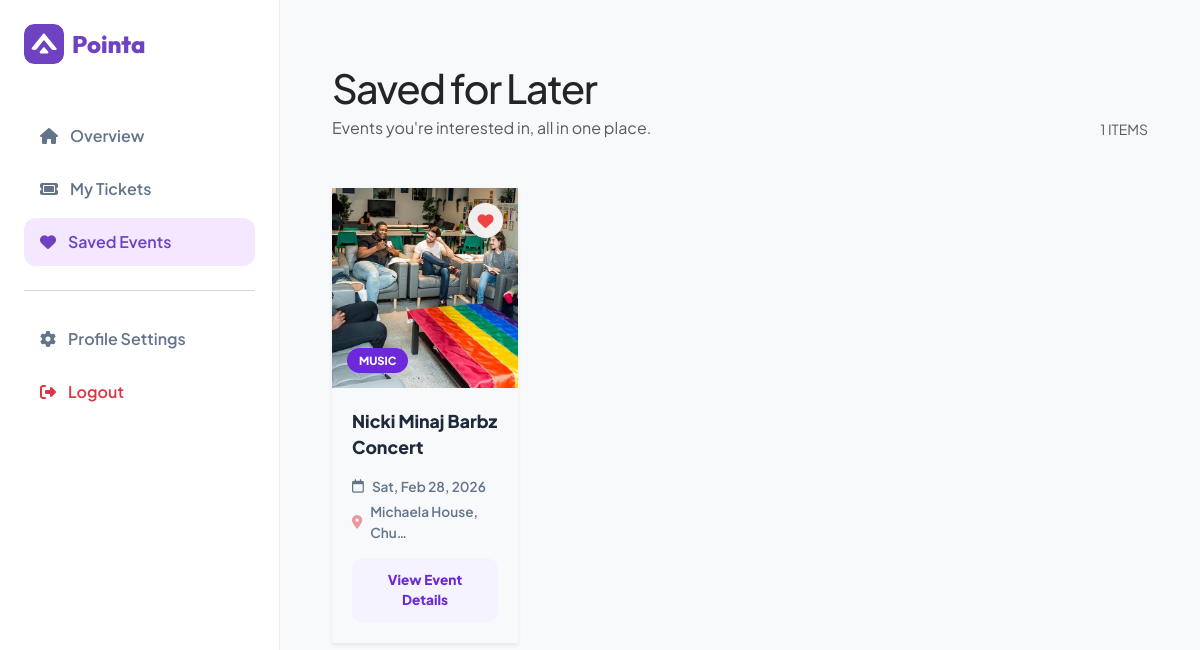
Screenshot of /saved_events/ (signed in) with the database file from the repository.
### events/models.py (models this page shows, shortened)
class SavedEvent(models.Model):
    user = models.ForeignKey(
        User,
        on_delete=models.CASCADE  # If user deletes account, saved events delete too
    )
    event = models.ForeignKey(
        'Event',   # We use string reference to avoid circular import
        on_delete=models.CASCADE
    )
    created_at = models.DateTimeField(auto_now_add=True)
    class Meta:
        unique_together = ('user', 'event')

class Event(models.Model):
    organizer = models.ForeignKey(
        Organizer,
        on_delete=models.CASCADE,
        related_name="events"
    )
    category = models.ForeignKey(
        Category,
        on_delete=models.SET_NULL,
        null=True,
        related_name="events"
    )
    title = models.CharField(max_length=200)
    description = models.TextField(blank=True)
    date = models.DateField()
    start_time = models.TimeField(default=datetime.time(9, 0))  # 09:00 AM
    end_time = models.TimeField(default=datetime.time(17, 0))  # 05:00 PM
    venue = models.CharField(max_length=255, blank=True)
    STATE_CHOICES = [
        ("lagos", "Lagos"),
        ("abuja", "Abuja (FCT)"),
    ]
    state = models.CharField(
        max_length=20,
        choices=STATE_CHOICES
    )
    city = models.CharField(max_length=100, blank=True)
    image = models.ImageField(
        upload_to="events/",
        blank=True,
        null=True
    )
    STATUS_CHOICES = [
        ("active", "Active"),
        ("cancelled", "Cancelled"),
        ("completed", "Completed"),
    ]
    status = models.CharField(
        max_length=10,
        choices=STATUS_CHOICES,
        default="active"
    )
    EVENT_TYPE_CHOICES = [
    ("physical", "Physical Event"),
    ("online", "Online Event"),
    ("hybrid", "Hybrid Event"),
    ]
    event_type = models.CharField(
        max_length=10,
        choices=EVENT_TYPE_CHOICES,
        default="physical"
    )
    created_at = models.DateTimeField(auto_now_add=True)
    class Meta:
        ordering = ["-created_at"]

class Category(models.Model):
    name = models.CharField(max_length=100)
    description = models.CharField(max_length=255, blank=True)
    created_at = models.DateTimeField(auto_now_add=True)
    def __str__(self):
        return self.name

### events/views.py (the view)
# urls.py: path('saved_events/', views.saved_events, name='saved_events'),
@login_required
def saved_events(request):
    user = request.user
    saved = SavedEvent.objects.filter(
        user=user
    ).select_related('event')
    return render(request, 'events/saved_events.html', {
        "saved_events": saved
    })

### events/templates/events/saved_events.html (shortened to what this page needs)
{% extends 'events/user_dashboard.html' %}
{% load humanize %}
{% block content %}
<div class="container-fluid py-4">
    <div class="d-flex justify-content-between align-items-end mb-5">
        <div>
            <h1 class="fw-800 mb-1" style="letter-spacing: -1.5px;">Saved for Later</h1>
            <p class="text-muted fw-600 mb-0">Events you're interested in, all in one place.</p>
        </div>
        <div class="text-muted small fw-800">
            {{ saved_events.count }} ITEMS
        </div>
    </div>
    <div class="row g-4">
        {% for saved in saved_events %}
        <div class="col-sm-6 col-lg-4 col-xl-3">
            <div class="wishlist-card shadow-sm">
                <div class="wishlist-img-wrapper">
                    <button class="remove-wishlist" title="Remove from saved">
                        <i class="fa-solid fa-heart"></i>
                    </button>
                    {% if saved.event.image %}
                        <img src="{{ saved.event.image.url }}" class="wishlist-img" alt="{{ saved.event.title }}">
                    {% else %}
                        <div class="wishlist-img bg-light d-flex align-items-center justify-content-center">
                            <i class="fa-solid fa-image fa-2x text-muted opacity-25"></i>
                        </div>
                    {% endif %}
                    <span class="event-category-tag">
                        {{ saved.event.category|default:"Experience" }}
                    </span>
                </div>
                <div class="wishlist-body">
                    <a href="{% url 'event_detail' saved.event.pk %}" class="wishlist-title">
                        {{ saved.event.title }}
                    </a>
                    <div class="meta-item mt-3">
                        <i class="fa-regular fa-calendar text-purple"></i>
                        {{ saved.event.date|date:"D, M d, Y" }}
                    </div>
                    <div class="meta-item">
                        <i class="fa-solid fa-location-dot text-danger opacity-50"></i>
                        {{ saved.event.venue|truncatechars:20 }}
                    </div>
                    <a href="{% url 'event_detail' saved.event.pk %}" class="btn btn-get-ticket text-center text-decoration-none d-block">
                        View Event Details
                    </a>
                </div>
            </div>
        </div>
        {% endfor %}
    </div>
</div>
{% endblock content %}

### rows the page displays
SavedEvent: event.image (picture), event.category "MUSIC", event "Nicki Minaj Barbz Concert", event "Sat, Feb 28, 2026", event.venue "Michaela House, Chu…"

### other values shown
{{ saved_events.count }} "1"
